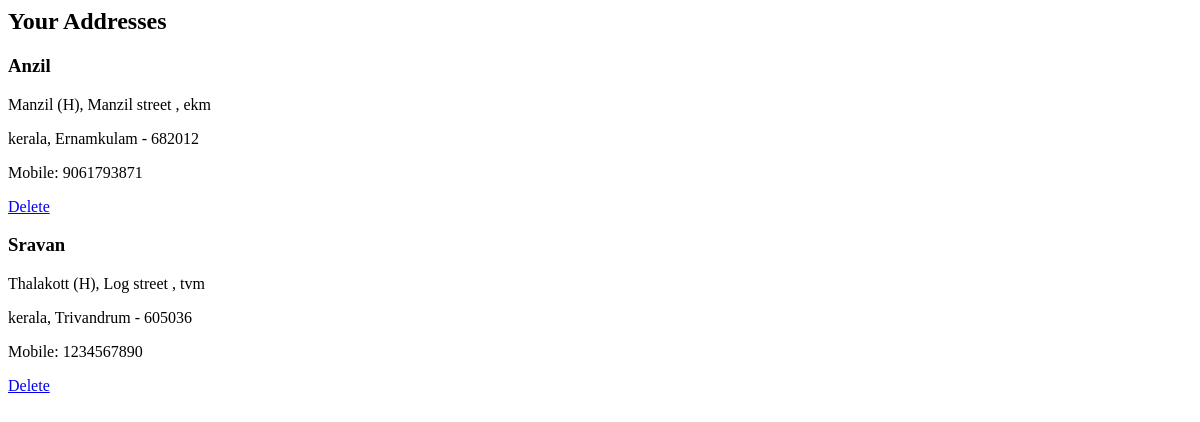
The app's page /view_address (signed in), older data.
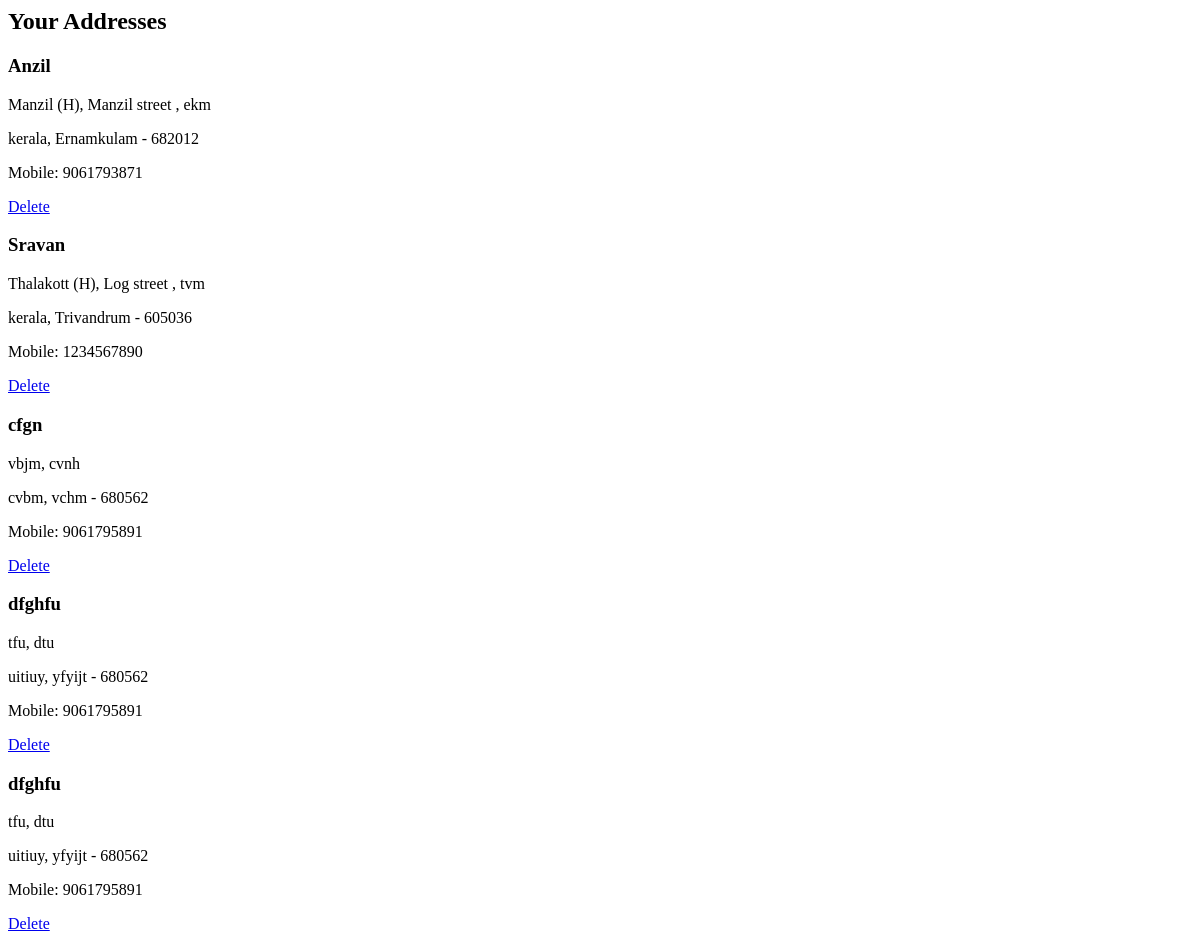
The same page, newer data.
### app/models.py (models this page shows, shortened)
class Address(models.Model):
    user = models.ForeignKey(User, on_delete=models.CASCADE, null=True, blank=True)
    name = models.CharField(max_length=100)
    building_no = models.CharField(max_length=100)
    street = models.CharField(max_length=255)
    state = models.CharField(max_length=100)
    district = models.CharField(max_length=100)
    pincode = models.IntegerField()
    mobile_no = models.CharField(max_length=15)

### app/views.py (the view)
# urls.py: path('view_address', views.view_address, name='view_address'),
@login_required
def view_address(request):
    categories = Category.objects.all()
    addresses = Address.objects.filter(user=request.user)
    return render(request, 'user/view_address.html', {'addresses': addresses,'categories': categories})

### templates/user/view_address.html
<h2>Your Addresses</h2>
{% for address in addresses %}
    <div class="address-card">
        <h3>{{ address.name }}</h3>
        <p>{{ address.building_no }}, {{ address.street }}</p>
        <p>{{ address.state }}, {{ address.district }} - {{ address.pincode }}</p>
        <p>Mobile: {{ address.mobile_no }}</p>
        <a href="{% url 'delete_address' address.id %}">Delete</a>
    </div>
{% empty %}
    <p>No addresses found. Please add an address.</p>
{% endfor %}

Row changes from the older to the newer data that the page shows:
added Address: name "cfgn", building_no "vbjm", street "cvnh", state "cvbm", district "vchm", pincode "680562", mobile_no "9061795891"
added Address: name "dfghfu", building_no "tfu", street "dtu", state "uitiuy", district "yfyijt", pincode "680562", mobile_no "9061795891"
added Address: name "dfghfu", building_no "tfu", street "dtu", state "uitiuy", district "yfyijt", pincode "680562", mobile_no "9061795891"
